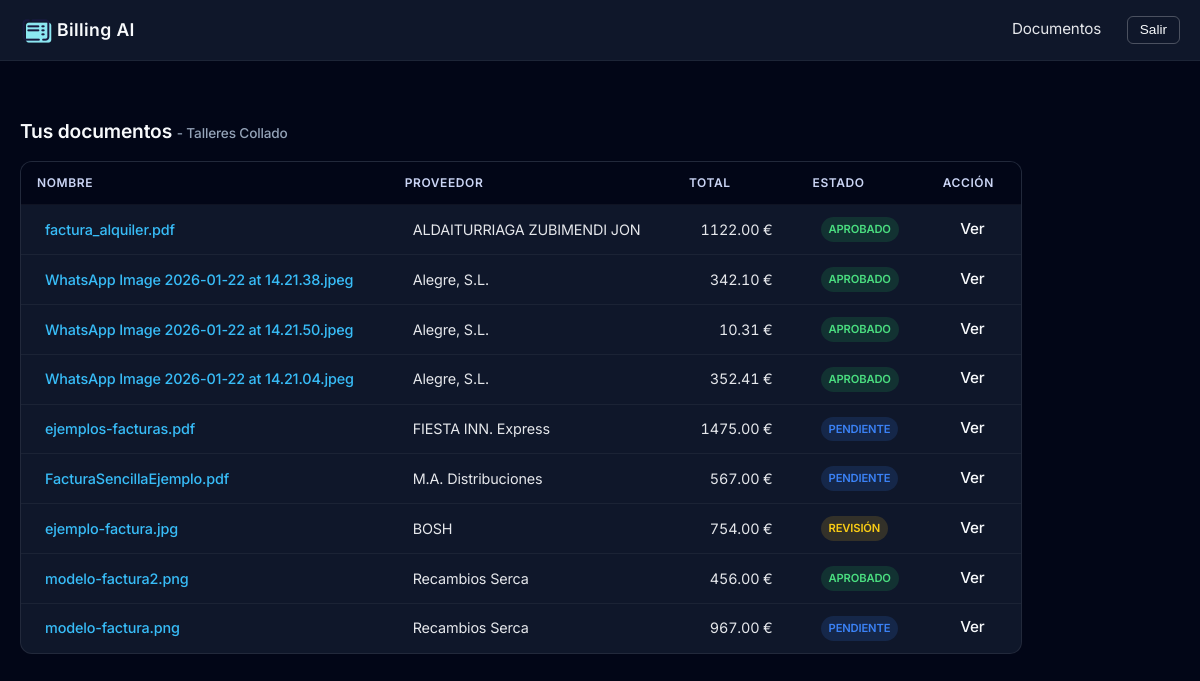
Page /documents/ (signed in) on the committed database.
### clients/models.py (models this page shows, shortened)
class Client(models.Model):
    name = models.CharField(max_length=255)
    tax_id = models.CharField(max_length=50, blank=True, null=True)
    is_active = models.BooleanField(default=True)
    created_at = models.DateTimeField(auto_now_add=True)

### documents/models.py (models this page shows, shortened)
class Document(models.Model):
    TYPE_CHOICES = [
        ("invoice", "Factura"),
        ("delivery", "Albarán"),
        ("other", "Otro"),
    ]
    STATUS_CHOICES = [
        ("pending", "Pendiente"),
        ("approved", "Aprobado"),
        ("needs_review", "Revisión"),
        ("error", "Error"),
    ]
    client = models.ForeignKey(Client, on_delete=models.CASCADE, related_name="documents")
    external_id = models.CharField(max_length=255, unique=True)
    file = models.FileField(upload_to="documents/")
    original_name = models.CharField(max_length=255)
    document_type = models.CharField(max_length=20, choices=TYPE_CHOICES)
    confidence = models.FloatField()
    status = models.CharField(max_length=20, choices=STATUS_CHOICES, default="pending")
    extracted_data = models.JSONField()
    provider_name = models.CharField(max_length=255, null=True, blank=True)
    provider_tax_id = models.CharField(max_length=50, null=True, blank=True)
    issue_date = models.DateField(null=True, blank=True)
    total_amount = models.DecimalField(max_digits=10, decimal_places=2, null=True, blank=True)
    created_at = models.DateTimeField(auto_now_add=True)
    reviewed_at = models.DateTimeField(null=True, blank=True)

### documents/views.py (the view)
# urls.py: path("", DocumentListView.as_view(), name="list"),
class DocumentListView(LoginRequiredMixin, ListView):
    model = Document
    template_name = "documents/document_list.html"
    context_object_name = "documents"
    def get_queryset(self):
        return Document.objects.filter(
            client__clientuser__user=self.request.user
        ).order_by("-created_at")
    def get_context_data(self, **kwargs):
        context = super().get_context_data(**kwargs)
        first_doc = self.get_queryset().first()
        context["client"] = first_doc.client if first_doc else None
        return context

### templates/documents/document_list.html
{% extends "base.html" %}
{% block styles %}
{% load static %}
  <link rel="stylesheet" href="{% static 'css/documents/document_list.css' %}">
{% endblock%}
{% block content %}
<h1 class="page-title">Tus documentos <span class="client-name">- {{ client.name }}</span></h1>
<div class="table-wrapper">
  <table class="table">
    <thead>
      <tr>
        <th>Nombre</th>
        <th>Proveedor</th>
        <th>Total</th>
        <th>Estado</th>
        <th>Acción</th>
      </tr>
    </thead>
    <tbody>
      {% for doc in documents %}
      <tr>
        <td>
          <a href="{{ doc.file.url}}">
            {{ doc.original_name }}
          </a>
        </td>
        <td>{{ doc.provider_name }}</td>
        <td class="amount">{{ doc.total_amount }} €</td>
        <td>
          <span class="status {{ doc.status }}">
            {{ doc.get_status_display }}
          </span>
        </td>
        <td>
          <a class="btn-action" href="{% url "documents:detail" doc.id %}">Ver</a>
        </td>
      </tr>
      {% empty %}
      <tr>
        <td colspan="4">No hay documentos</td>
      </tr>
      {% endfor %}
    </tbody>
  </table>
</div>
{% endblock %}

### static/css/base.css (style rules this page uses)
:root { --body-bg-color: #020617; --body-fg-color: #f8fafc; --card-bg-color: #0f172a; --enfasis-color: #38bdf8; --muted-color: #64748b; }
body { margin: 0; padding: 0; font-family: "Inter", system-ui, -apple-system, BlinkMacSystemFont,"Segoe UI", sans-serif; font-size: 15px; line-height: 1.5; letter-spacing: -0.01em; background-color: #020617; }
h1, h2, h3, h4, h5, p { color: var(--body-fg-color); }

### static/css/documents/document_list.css (style rules this page uses)
.page-title { margin: 1.5rem 0 1rem; font-size: 1.2rem; font-weight: 600; color: var(--body-fg-color); }
.client-name { font-size: 0.85rem; font-weight: 500; color: #94a3b8; }
.table-wrapper { background: #0f172a; border: 1px solid rgba(255, 255, 255, 0.08); border-radius: 12px; overflow-x: auto; }
.table { width: 100%; border-collapse: collapse; min-width: 600px; }
.table thead th { text-align: left; font-size: 0.75rem; font-weight: 600; letter-spacing: 0.05em; text-transform: uppercase; color: #cbd5f5; background: #020617; padding: 0.75rem 1rem; }
.table tbody tr { transition: background 0.15s; }
.table td { padding: 0.75rem 1rem; font-size: 0.9rem; color: #e5e7eb; border-top: 1px solid rgba(255, 255, 255, 0.05); }
.table a { color: var(--enfasis-color); text-decoration: none; font-weight: 500; }
.table a.btn-action { color: var(--body-fg-color); text-decoration: none; font-size: 0.95rem; padding: 0.4rem 0.6rem; border-radius: 6px; transition: background 0.2s, color 0.2s; }
.table td.amount { text-align: right; font-variant-numeric: tabular-nums; }
.status { display: inline-block; padding: 0.25rem 0.5rem; border-radius: 999px; font-size: 0.7rem; font-weight: 600; text-transform: uppercase; }
.status.approved { background: rgba(34, 197, 94, 0.15); color: #4ade80; }
.status.pending { background: rgba(59, 130, 246, 0.15); color: #3b82f6; }
.status.needs_review { background: rgba(251, 191, 36, 0.15); color: #facc15; }
@media (min-width: 768px) { .table td { padding: 0.75rem 1.5rem; } }
@media (min-width: 768px) { .table-wrapper { max-width: 1000px; } }

### rows in the picture
Client: name "Talleres Collado"
Document: original_name "factura_alquiler.pdf", provider_name "ALDAITURRIAGA ZUBIMENDI JON", total_amount "1122.00", status "APROBADO"
Document: original_name "WhatsApp Image 2026-01-22 at 14.21.38.jpeg", provider_name "Alegre, S.L.", total_amount "342.10", status "APROBADO"
Document: original_name "WhatsApp Image 2026-01-22 at 14.21.50.jpeg", provider_name "Alegre, S.L.", total_amount "10.31", status "APROBADO"
Document: original_name "WhatsApp Image 2026-01-22 at 14.21.04.jpeg", provider_name "Alegre, S.L.", total_amount "352.41", status "APROBADO"
Document: original_name "ejemplos-facturas.pdf", provider_name "FIESTA INN. Express", total_amount "1475.00", status "PENDIENTE"
Document: original_name "FacturaSencillaEjemplo.pdf", provider_name "M.A. Distribuciones", total_amount "567.00", status "PENDIENTE"
Document: original_name "ejemplo-factura.jpg", provider_name "BOSH", total_amount "754.00", status "REVISIÓN"
Document: original_name "modelo-factura2.png", provider_name "Recambios Serca", total_amount "456.00", status "APROBADO"
Document: original_name "modelo-factura.png", provider_name "Recambios Serca", total_amount "967.00", status "PENDIENTE"
